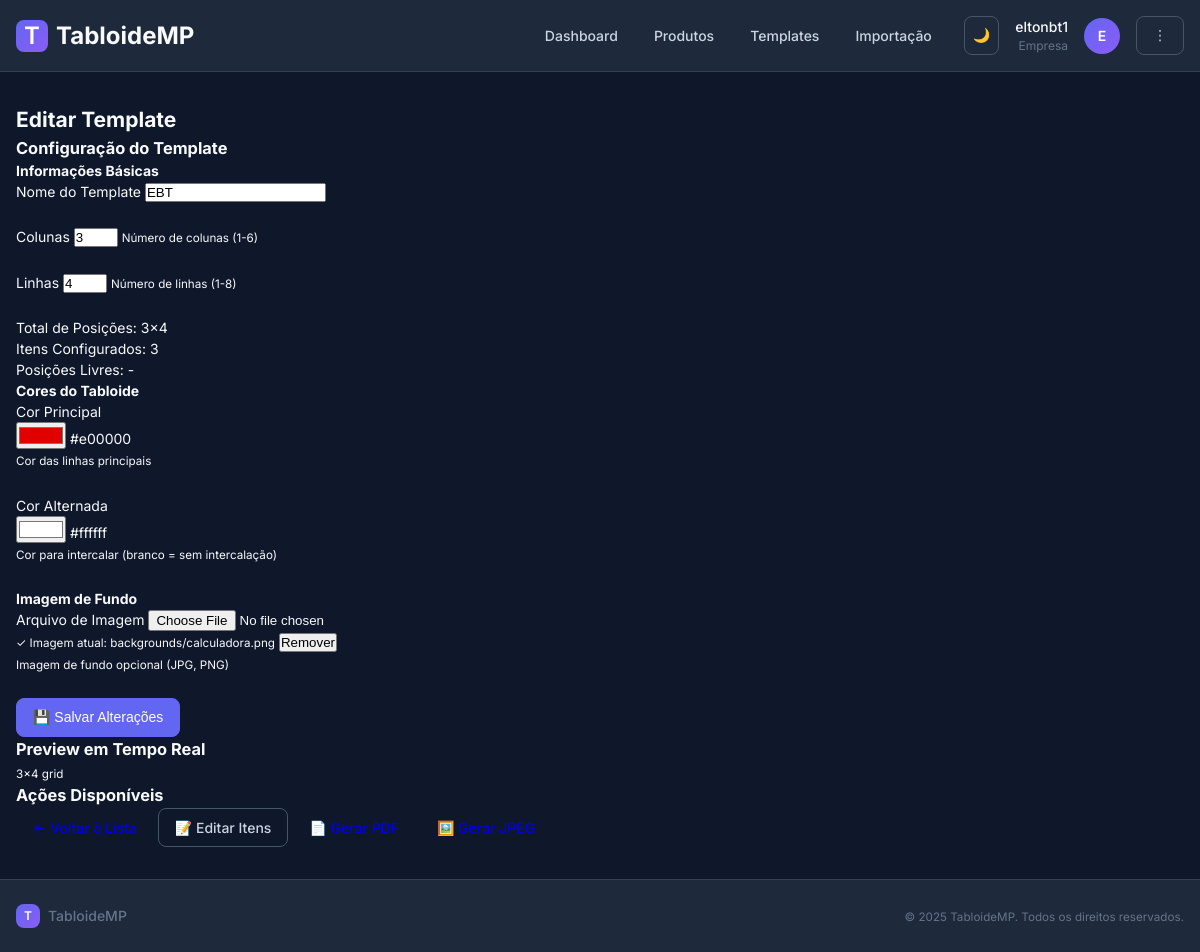
/tabloide/templates/3/editar/ (signed in), run on the app's committed database.
### relatorios/models.py (models this page shows, shortened)
class TemplateTabloide(models.Model):
    nome = models.CharField(max_length=100)
    colunas = models.PositiveIntegerField(default=3)
    linhas = models.PositiveIntegerField(default=4)
    cor_fundo_row = models.CharField(max_length=7, default="#FFFFFF", verbose_name="Cor de fundo principal")  # HEX
    cor_fundo_alternada = models.CharField(
        max_length=7, default="#FFFFFF", blank=True, verbose_name="Cor de fundo alternada"
    )  # HEX para intercalado
    background_imagem = models.ImageField(
        upload_to="backgrounds/", blank=True, null=True
    )
    class Meta:
        verbose_name = "Template de Tabloide"
        verbose_name_plural = "Templates de Tabloide"

### relatorios/views.py (the view)
class TemplateTabloideUpdateView(EmpresaRequiredMixin, UpdateView):
    model = TemplateTabloide
    form_class = TemplateTabloideEditForm
    template_name = "relatorios/tabloide/template_edit.html"
    success_url = reverse_lazy("relatorios:template_list")
    def get_context_data(self, **kwargs):
        context = super().get_context_data(**kwargs)
        context['itens'] = self.object.itens.select_related('produto').order_by('ordem')
        total_positions = self.object.colunas * self.object.linhas
        context['grid_positions'] = range(1, total_positions + 1)
        return context

### templates/relatorios/tabloide/template_edit.html (shortened to what this page needs)
{% extends 'base.html' %}
{% block content %}
<section>
  <h2>Editar Template</h2>
  <div class="template-edit-container">
    <div class="edit-form-section">
      <h3>Configuração do Template</h3>
      <form method="post" enctype="multipart/form-data" class="template-edit-form" id="template-form">
        <div class="form-section">
          <h4>Informações Básicas</h4>
          <div class="form-row">
            <div class="form-group">
              <label for="{{ form.nome.id_for_label }}">Nome do Template</label>
              {{ form.nome }}
            </div>
          </div>
          <div class="form-row">
            <div class="form-group">
              <label for="{{ form.colunas.id_for_label }}">Colunas</label>
              {{ form.colunas }}
              <small>Número de colunas (1-6)</small>
            </div>
            <div class="form-group">
              <label for="{{ form.linhas.id_for_label }}">Linhas</label>
              {{ form.linhas }}
              <small>Número de linhas (1-8)</small>
            </div>
          </div>
          <div class="stats-info">
            <div class="stat-item">
              <span class="stat-label">Total de Posições:</span>
              <span class="stat-value" id="total-positions">{{ object.colunas }}×{{ object.linhas }}</span>
            </div>
            <div class="stat-item">
              <span class="stat-label">Itens Configurados:</span>
              <span class="stat-value" id="configured-items">{{ object.itens.count }}</span>
            </div>
            <div class="stat-item">
              <span class="stat-label">Posições Livres:</span>
              <span class="stat-value" id="free-positions">-</span>
            </div>
          </div>
        </div>
        <div class="form-section">
          <h4>Cores do Tabloide</h4>
          <div class="form-row">
            <div class="form-group">
              <label for="{{ form.cor_fundo_row.id_for_label }}">Cor Principal</label>
              <div class="color-input-wrapper">
                {{ form.cor_fundo_row }}
                <span class="color-hex" id="primary-hex">{{ object.cor_fundo_row }}</span>
              </div>
              <small>Cor das linhas principais</small>
            </div>
            <div class="form-group">
              <label for="{{ form.cor_fundo_alternada.id_for_label }}">Cor Alternada</label>
              <div class="color-input-wrapper">
                {{ form.cor_fundo_alternada }}
                <span class="color-hex" id="alternate-hex">{{ object.cor_fundo_alternada }}</span>
              </div>
              <small>Cor para intercalar (branco = sem intercalação)</small>
            </div>
          </div>
        </div>
        <div class="form-section">
          <h4>Imagem de Fundo</h4>
          <div class="form-group">
            <label for="{{ form.background_imagem.id_for_label }}">Arquivo de Imagem</label>
            {{ form.background_imagem }}
            {% if object.background_imagem %}
              <div class="current-image">
                <small>✓ Imagem atual: {{ object.background_imagem.name }}</small>
                <button type="button" class="btn-remove-image" onclick="removeBackgroundImage()">Remover</button>
              </div>
            {% endif %}
            <small>Imagem de fundo opcional (JPG, PNG)</small>
          </div>
        </div>
        <div class="form-actions">
          <button type="submit" class="btn btn-primary">💾 Salvar Alterações</button>
        </div>
      </form>
    </div>
    <div class="preview-section">
      <h3>Preview em Tempo Real</h3>
      <div class="mini-preview">
        <div class="preview-info">
          <small id="preview-dimensions">{{ object.colunas }}×{{ object.linhas }} grid</small>
        </div>
      </div>
    </div>
  </div>
  <div class="template-actions-section">
    <h3>Ações Disponíveis</h3>
    <div class="action-buttons">
      <a href="{% url 'relatorios:template_list' %}" class="btn btn-outline">← Voltar à Lista</a>
      <a href="{% url 'relatorios:template_items' object.pk %}" class="btn btn-secondary">📝 Editar Itens</a>
      <a href="{% url 'relatorios:pdf_tabloide' %}?template={{ object.pk }}" class="btn btn-export" target="_blank">
        📄 Gerar PDF
      </a>
      <a href="{% url 'relatorios:jpeg_tabloide' %}?template={{ object.pk }}" class="btn btn-export" target="_blank">
        🖼️ Gerar JPEG
      </a>
    </div>
  </div>
</section>
{% endblock %}

### templates/base.html (shortened to what this page needs)
{% load static %}
<!DOCTYPE html>
<html lang="pt-br" data-theme="dark">
  <head>
    <link rel="stylesheet" href="{% static 'css/modern.css' %}" />
  </head>
  <body>
    <div class="app-layout">
      <header class="app-header">
        <div class="container">
          <div class="header-content">
            <a href="{% url 'relatorios:home' %}" class="brand">
              <div class="brand-icon">T</div>
              <span>TabloideMP</span>
            </a>
            <nav class="nav-main">
              {% if user.is_authenticated %}
                <ul class="nav-links">
                  <li><a href="{% url 'relatorios:home' %}" class="nav-link">Dashboard</a></li>
                  {% if user.is_superuser or user.empresa_profile %}
                    <li><a href="{% url 'relatorios:produto_list' %}" class="nav-link">Produtos</a></li>
                    <li><a href="{% url 'relatorios:template_list' %}" class="nav-link">Templates</a></li>
                    <li><a href="{% url 'relatorios:importacao' %}" class="nav-link">Importação</a></li>
                  {% endif %}
                </ul>
                <div class="user-menu">
                  <button id="theme-toggle" class="btn btn-icon btn-secondary" title="Alternar tema">
                    <span class="theme-icon">🌙</span>
                  </button>
                  <div class="user-info">
                    <div class="user-name">{{ user.username }}</div>
                    <div class="user-role">
                      {% if user.is_superuser %}
                        Admin
                      {% else %}
                        {% if user.empresa_profile %}
                          Empresa
                        {% elif user.cliente_profile %}
                          Cliente
                        {% else %}
                          Usuário
                        {% endif %}
                      {% endif %}
                    </div>
                  </div>
                  <div class="user-avatar">
                    {{ user.username|first|upper }}
                  </div>
                  <div class="dropdown">
                    <button class="btn btn-secondary dropdown-toggle" data-dropdown="user-menu">
                      ⋮
                    </button>
                  </div>
                </div>
              {% else %}
                <div class="nav-auth">
                  <a href="{% url 'relatorios:escolher_area' %}" class="btn btn-primary">Entrar</a>
                </div>
              {% endif %}
            </nav>
          </div>
        </div>
      </header>
      <main class="app-main">
        <div class="container{% block container_class %}{% endblock %}">
          {% block content %}{% endblock %}
        </div>
      </main>
      <footer class="app-footer">
        <div class="container">
          <div class="footer-content">
            <div class="footer-brand">
              <div class="brand-icon">T</div>
              <span>TabloideMP</span>
            </div>
            <div class="footer-text">
              <small>&copy; {% now 'Y' %} TabloideMP. Todos os direitos reservados.</small>
            </div>
          </div>
        </div>
      </footer>
    </div>
  </body>
</html>

### data on the page
TemplateTabloide: nome "EBT", colunas "3", linhas "4", itens.count "3", cor_fundo_row "#e00000", cor_fundo_alternada "#ffffff", background_imagem.name "backgrounds/calculadora.png"

### other printed values
{{ user.username }} "eltonbt1"
{{ user.username|first|upper }} "E"
